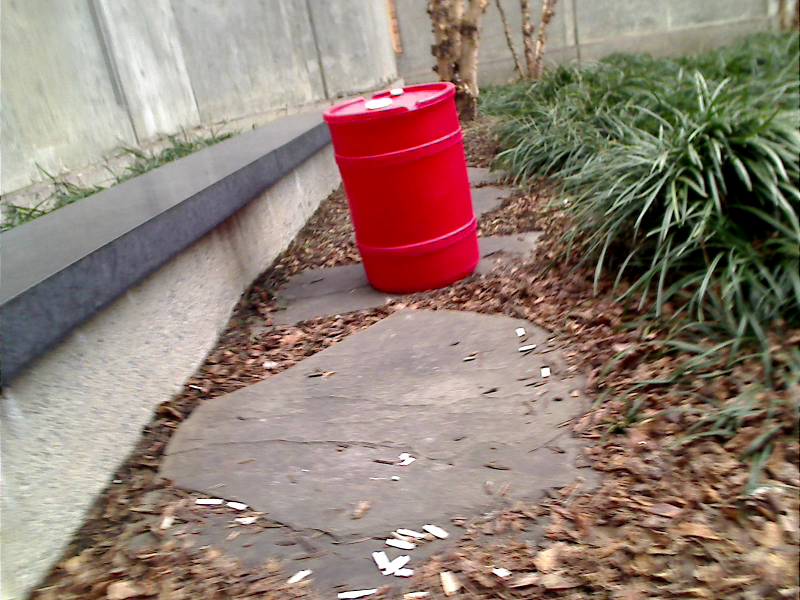
%> input picture data/train_set/img1.png, 1600 x 1200 px (shown at 1/2 size)
$ octave gmm.m   (GNU Octave 9; MATLAB toolbox functions it lacks are replaced by stand-ins)
%> lines starting %> are read from the running program, lines starting %| are printed output that depends on the picture; in (x1, y1, x2, y2) boxes, pixels count from 0 and x2, y2 are one past the last pixel; in counts of white or black regions, pixels touching at a corner belong together; the program's own positions count from 1
%% Input image and histeq
%I=imread('../calibration_set/Image-3m.png');
I=imread('../color_train/img1.png');
%> I is the input picture: size 1200x1600x3 uint8; mean R, G, B 145.4, 127.2, 115.9
I=imresize(I,[300 400]);
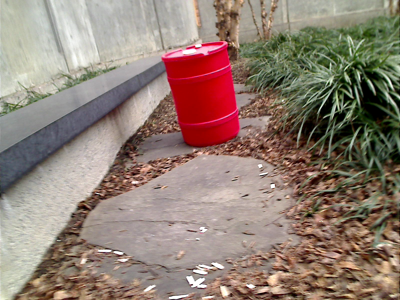
%> I: size 300x400x3 uint8; mean R, G, B 145.4, 127.2, 115.9
imsz=numel(I(:,:,1));
%> imsz = 120000
C = makecform('srgb2lab');
Ilab = applycform(I,C);
%> Ilab: size 300x400x3 uint8; mean of channels 1, 2, 3 140, 133.5, 138.4
Ilab=double(Ilab);
%> Ilab: size 300x400x3 double; mean of channels 1, 2, 3 140, 133.5, 138.4
Il=reshape(Ilab(:,:,1),1,imsz);
Ia=reshape(Ilab(:,:,2),1,imsz);
Ib=reshape(Ilab(:,:,3),1,imsz);
Ivec=[Ia;Ib];
d=size(Ivec,1);
%> d = 2
%% Use GMM on equalized image
K=3; % #clusters
% Initialize the mean vectors
meanvec=255*rand(d,K);
% RGB space initialization values between 0-1

meanvec(:,1)=[182.3282; 155.7740]; %Barrel Color
meanvec(:,2)=[100; 100]; %Brown door
meanvec(:,3)=[255; 255]; %Brown door
meanvec(:,4)=[120; 50];

% Assign Clusters
prob=zeros(K,size(Ivec,2));
idx=zeros(1,size(Ivec,2));
covmat=diag([20 20]);
% [4 lines of commented-out code are left out]
sigma=15;
for j=1:10
    fprintf ('iteration :: %d\n',j);
    meanvec
    for i=1:K
        %tmp=mvnpdf(Ivec',transpose(meanvec(:,i)),covmat);
        tmp=bsxfun(@minus,Ivec,meanvec(:,i));
        tmp=-1*sum(tmp.*tmp);
        prob(i,:)=exp(tmp/(2*sigma*sigma));
    end
    prob=bsxfun(@rdivide,prob,sum(prob));
   % pidx=idx;
   % [val idx]=max(prob,[],1);
    % Compute new mean vectors
    for i=1:K
        tmp=bsxfun(@times,prob(i,:),Ivec);
        meanvec(:,i)=sum(tmp,2)/sum(prob(i,:),2);
    end
    % [4 lines of commented-out code are left out]
end
%> this loop made 10 passes
%> after the loop, meanvec = [130.7 130.7 189.8 120; 136.7 136.7 171.9 50]
fprintf('hello iam %d\n',j);
%% Color segment based on mean vector
for i=1:K
     %tmp=mvnpdf(Ivec',transpose(meanvec(:,i)),covmat);
     %prob(i,:)=tmp';
     tmp=bsxfun(@minus,Ivec,meanvec(:,i));
     tmp=sum(tmp.*tmp);
     prob(i,:)=exp(tmp/(-2*400));
end
prob=bsxfun(@rdivide,prob,sum(prob));
[val idx]=max(prob,[],1);
matidx=reshape(idx,size(I,1),size(I,2));
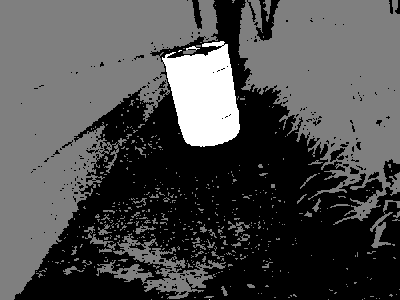
%> matidx: size 300x400 double; min 1, max 3, mean 1.6; drawn with min black and max white
matidx(matidx~=1)=0;
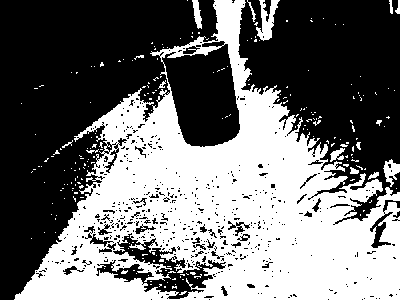
%> matidx: size 300x400 double; values 0 (black) and 1 (white), 44.3% white; 228 white regions (211 under 20 px), largest, box (x1, y1, x2, y2) and area: (14, 0, 400, 300) 51079, (256, 0, 280, 41) 460, (383, 159, 400, 187) 246
%matidx(matidx~=0)=1;

imshow(I);
figure,imshow(matidx);
%%
% remove all object containing fewer than 30 pixels
bw = bwareaopen(matidx,100);
%> bw: size 300x400 logical; 43.4% white; 5 white regions, box (x1, y1, x2, y2) and area: (14, 0, 400, 300) 51079, (256, 0, 280, 41) 460, (383, 159, 400, 187) 246, (192, 0, 202, 29) 167, (330, 148, 345, 162) 114
% fill a gap in the pen's cap
se = strel('disk',2);
se2 = strel('disk',5);
bw = imclose(bw,se);
%> bw: size 300x400 logical; 47.7% white; 3 white regions, box (x1, y1, x2, y2) and area: (14, 0, 400, 300) 56522, (256, 0, 280, 41) 505, (192, 0, 202, 29) 168
bw = imopen(bw,se2);
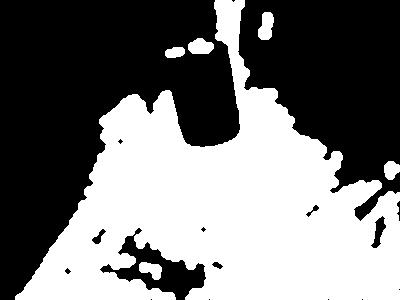
%> bw: size 300x400 logical; 46% white; 6 white regions, box (x1, y1, x2, y2) and area: (15, 0, 400, 300) 53908, (258, 12, 274, 40) 331, (188, 38, 214, 54) 319, (139, 262, 162, 280) 270, (384, 161, 400, 180) 229, (165, 47, 185, 58) 180
% fill any holes, so that regionprops can be used to estimate
% the area enclosed by each of the boundaries
bw = imfill(bw,'holes');
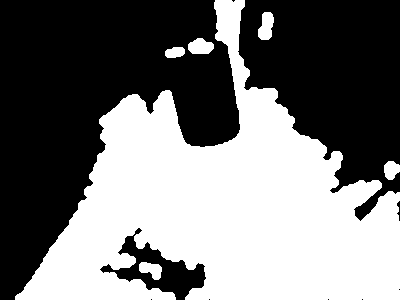
%> bw: size 300x400 logical; 46.4% white; 6 white regions
figure,imshow(bw)

%%
[B,L] = bwboundaries(bw,'noholes');
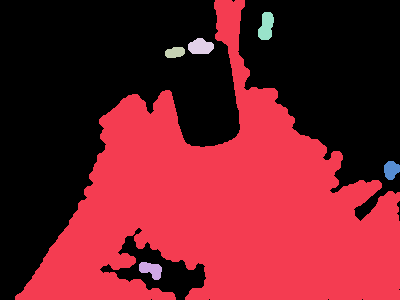
%> L: size 300x400 double; 7 distinct labels, from 0 to 6; one colour per label, 0 black
%> B = 6 boundaries; box (x1, y1, x2, y2) and points: (15, 0, 400, 300) 1771, (258, 12, 274, 40) 68, (139, 262, 162, 280) 63, (188, 38, 214, 54) 60, (384, 161, 400, 180) 49, (165, 47, 185, 58) 47
stats=regionprops(L,'Centroid','Area','BoundingBox','Perimeter');
%> stats = 6 regions; largest, box (x1, y1, x2, y2), Area, Centroid and Perimeter: (15, 0, 400, 300) 54352 [224.5 208.8] 1945.3, (258, 12, 274, 40) 331 [266.9 27] 72.12, (188, 38, 214, 54) 319 [201.2 47.3] 65.49, (139, 262, 162, 280) 270 [151.8 270.3] 66.61
for k = 1:length(B)
  area = stats(k).Area;
  % compute the roundness metric
  perimeter=stats(k).Perimeter;
  metric = 4*pi*area/perimeter^2;
  if (metric<0.85 && metric>0.5)
      figure,imshow(I)
      hold on
      boundary = B{k};
      plot(boundary(:,2), boundary(:,1), 'g', 'LineWidth', 2)
      hold on
  end
end
%> this loop made 6 passes
%> (area, perimeter, metric) on passes 1 to 6: (54352, 1945.3, 0.18), (270, 66.61, 0.765), (180, 48.92, 0.945), (319, 65.49, 0.935), (331, 72.12, 0.8), (229, 53.25, 1.01)
%> pass 2, `plot(boundary(:,2), boundary(:,1), 'g', 'LineWidth', 2)`:
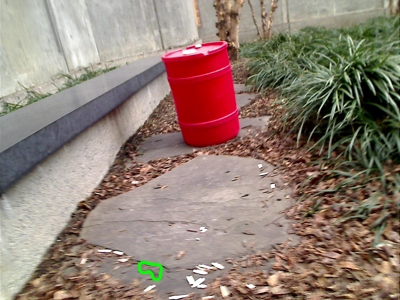
%> figure redrawn from the program's plot data
%> after the loop, boundary = 68 rows, first 12: [30 259; 29 260; 28 261; 27 262; 26 263; 25 263; 24 263; 23 263; 22 263; 21 263; 20 263; 19 263]

$ run again, with data/train_set/img107.png copied over data/train_set/img1.png
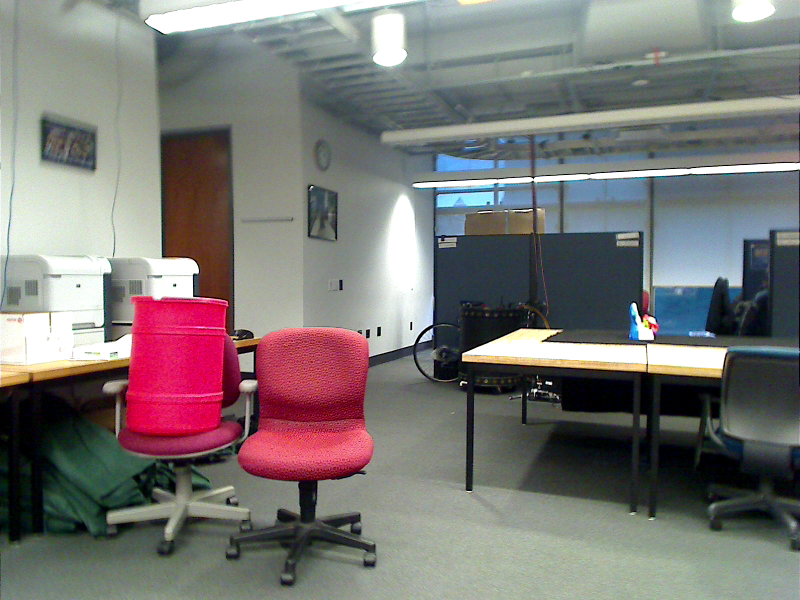
%> input picture data/train_set/img107.png, 1600 x 1200 px (shown at 1/2 size)
%> I is the input picture: size 1200x1600x3 uint8; mean R, G, B 121.5, 117.8, 116.1
%> I: size 300x400x3 uint8
%> imsz = 120000
%> the loop `for j=1:10` made 10 passes
%> after the loop `for j=1:10`: meanvec = [124.8 124.8 185.7 120; 129.7 129.7 145.3 50]
%> `matidx(matidx~=1)=0;`:
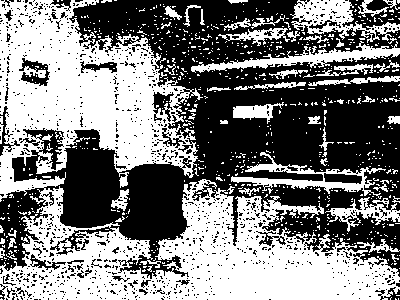
%> matidx: size 300x400 double; values 0 (black) and 1 (white), 49.1% white; 758 white regions (703 under 20 px), largest, box (x1, y1, x2, y2) and area: (0, 0, 400, 300) 45800, (191, 41, 400, 73) 1870, (290, 0, 400, 43) 1862
%> `[B,L] = bwboundaries(bw,'noholes');`:
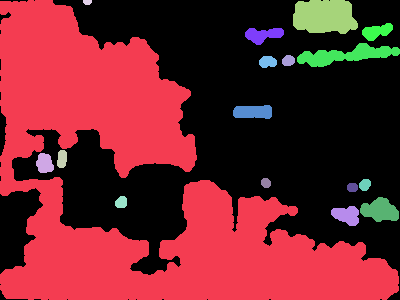
%> L: size 300x400 double; 18 distinct labels, from 0 to 17; one colour per label, 0 black
%> B = 17 boundaries; largest, box (x1, y1, x2, y2) and points: (0, 0, 399, 300) 2222, (297, 43, 400, 67) 214, (293, 0, 358, 34) 165, (360, 197, 399, 222) 93, (233, 105, 272, 119) 92
%> stats = 17 regions; largest, box (x1, y1, x2, y2), Area, Centroid and Perimeter: (0, 0, 399, 300) 51822 [144.4 184.2] 2422.1, (293, 0, 358, 34) 1853 [325 17.1] 176.2, (297, 43, 400, 67) 1200 [346.8 55.7] 239.8
%> the loop `for k = 1:length(B)` made 17 passes
%> (area, perimeter, metric) on passes 1 to 8: (51822, 2422.1, 0.111), (277, 59.32, 0.989), (152, 44.33, 0.972), (39, 20.76, 1.14), (120, 36.3, 1.14), (466, 93.26, 0.673), (414, 94.81, 0.579), (173, 46.7, 0.997)
%> after the loop `for k = 1:length(B)`: boundary = 69 rows, first 12: [31 363; 30 364; 29 365; 28 366; 28 367; 28 368; 28 369; 28 370; 28 371; 28 372; 27 373; 27 374]

$ run again, with data/train_set/img111.png copied over data/train_set/img1.png
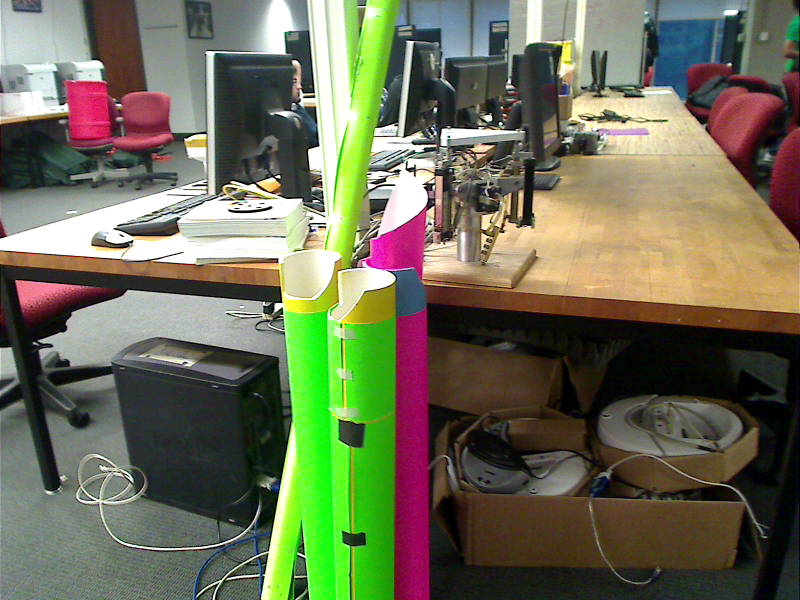
%> input picture data/train_set/img111.png, 1600 x 1200 px (shown at 1/2 size)
%> I is the input picture: size 1200x1600x3 uint8; mean R, G, B 108.5, 110, 86.3
%> I: size 300x400x3 uint8
%> imsz = 120000
%> the loop `for j=1:10` made 10 passes
%> after the loop `for j=1:10`: meanvec = [131.8 129.6 73.21 120; 136.3 135.2 195.3 50]
%> `[B,L] = bwboundaries(bw,'noholes');`:
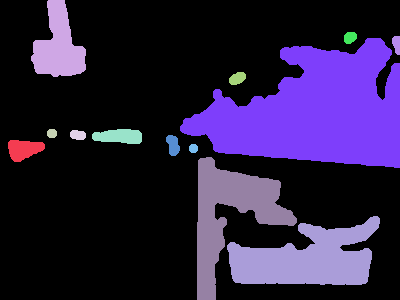
%> L: size 300x400 double; 14 distinct labels, from 0 to 13; one colour per label, 0 black
%> B = 13 boundaries; largest, box (x1, y1, x2, y2) and points: (180, 38, 400, 168) 732, (197, 157, 297, 300) 488, (227, 216, 380, 285) 472, (31, 0, 86, 77) 230, (92, 129, 142, 144) 111
%> stats = 13 regions; largest, box (x1, y1, x2, y2), Area, Centroid and Perimeter: (180, 38, 400, 168) 17699 [315.3 112.3] 786.2, (227, 216, 380, 285) 6501 [308.1 259.3] 503.2, (197, 157, 297, 300) 5672 [230.5 214.9] 509.5
%> the loop `for k = 1:length(B)` made 13 passes
%> (area, perimeter, metric) on passes 1 to 8: (569, 95.14, 0.79), (2507, 239.6, 0.549), (78, 28.16, 1.24), (134, 40.41, 1.03), (597, 113.3, 0.585), (209, 54.36, 0.889), (17699, 786.2, 0.36), (69, 26.2, 1.26)
%> pass 2, `plot(boundary(:,2), boundary(:,1), 'g', 'LineWidth', 2)`:
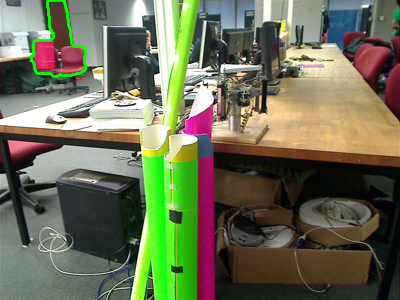
%> figure redrawn from the program's plot data
%> after the loop `for k = 1:length(B)`: boundary = 44 rows, first 12: [39 393; 38 394; 37 395; 37 396; 37 397; 37 398; 37 399; 37 400; 38 400; 39 400; 40 400; 41 400]
